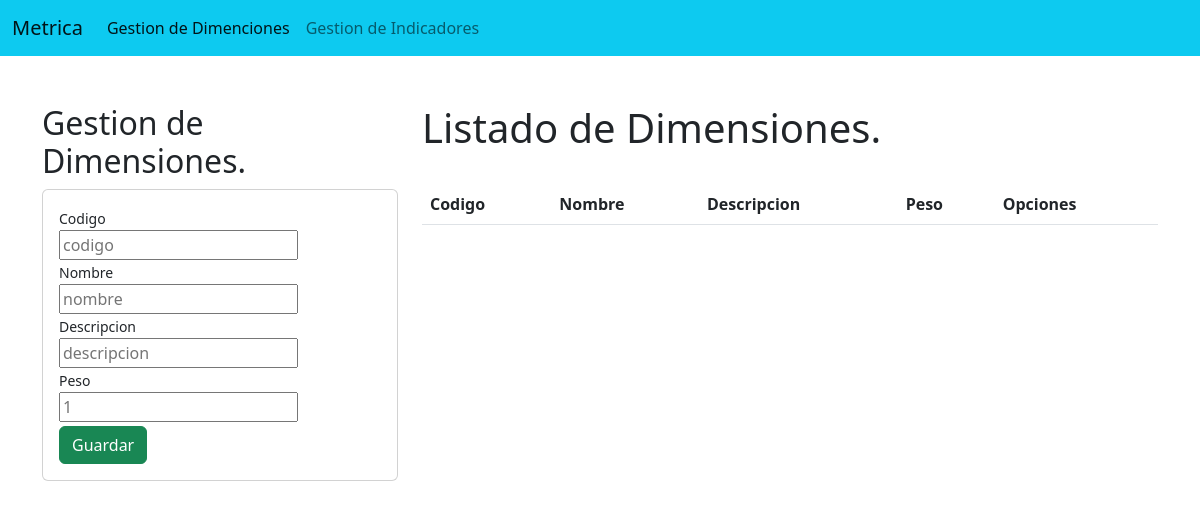
The app's page /gestionDimension/, older data.
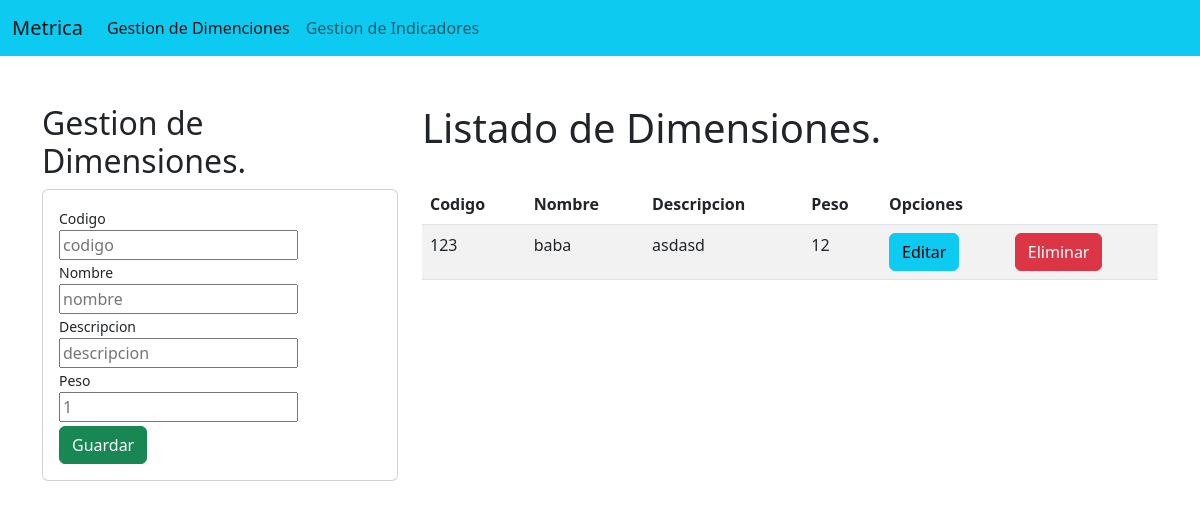
The same page, newer data.
### gestionMetrica/models.py (models this page shows, shortened)
class dimension(models.Model):
    codigo=models.CharField(max_length=3,primary_key=True,serialize=False)
    nombre=models.CharField(max_length=100 )
    descripcion=models.CharField(max_length=1000)
    peso=models.PositiveSmallIntegerField()

### gestionMetrica/views.py (the view)
# urls.py: path('gestionDimension/', views.gestionDimension),
def gestionDimension(request):
    dimensionList=dimension.objects.all()
    return render(request, 'gestionDimension.html', {"dimensionList":dimensionList})#se le pasa por parametro {"criteriosMedidasList":criteriosMedidasList}

### gestionMetrica/templates/gestionDimension.html (shortened to what this page needs)
{% extends "./base.html" %}
{% block body %}
<div class="row">
    <div class="col-md-6 col-lg-4 col-xl-4 col-sm-12">
         <h2>Gestion de Dimensiones.</h2>
         <div class="card">
           <div class="card-body">
            <form action="/registrarDimension/"method="POST">{%csrf_token %}
                <small>Codigo</small>
                <div class="form-group">
                    <input type="text"id="txtcodigo"name="txtcodigo"class="form-contol" placeholder="codigo" minlength="3" maxlength="3" required>
                </div>
                <small>Nombre</small>
                <div class="form-group">
                    <input type="text"name="txtnombre"id="txtnombre"class="form-contol" placeholder="nombre" maxlength="10" required>
                </div>
                <small>Descripcion</small>
                <div class="form-group">
                    <input type="text"name="txtdescripcion"id="txtdescripcion"class="form-contol" placeholder="descripcion" maxlength="300" required>
                </div>
                <small>Peso</small>
                <div class="form-group">
                    <input type="number"id="txtpeso" name="txtpeso"class="form-contol" placeholder="1" maxlength="5" required>
                </div>
                 <div class="form-group">
                    <button type="submit"class="mt-1 btn btn-success btn-block text-white" >Guardar</button>
                 </div>
            </form>
           </div>
         </div>
    </div>
    <div class="col-md-6 col-lg-8 col-xl-8 col-sm-12">
           <h1>
            Listado de Dimensiones.
           </h1>
           <div class="table-responsive py-4">
            <table class="table table-striped">
               <thead>
                   <tr>
                    <th>Codigo</th>
                    <th>Nombre</th>
                    <th>Descripcion</th>
                    <th>Peso</th>
                    <th colspan="2">Opciones</th>
                   </tr>
               </thead>
                <tbody>
                     {% for c in dimensionList %}
                     <tr>
                        <td>{{c.codigo}}</td>
                        <td>{{c.nombre}}</td>
                        <td>{{c.descripcion}}</td>
                        <td>{{c.peso}}</td>
                        <td><a href="/editarDimension/{{c.codigo}}"class="btn btn-info" >Editar</a></td>
                        <td><a href="/eliminarDimension/{{c.codigo}}"class="btn btn-danger">Eliminar</a></td>
                     </tr>
                    {% endfor %}
                </tbody>
            </table>
           </div>
    </div>
</div>
{% endblock %}

Row changes from the older to the newer data that the page shows:
added dimension: codigo "123", nombre "baba", descripcion "asdasd", peso "12"
